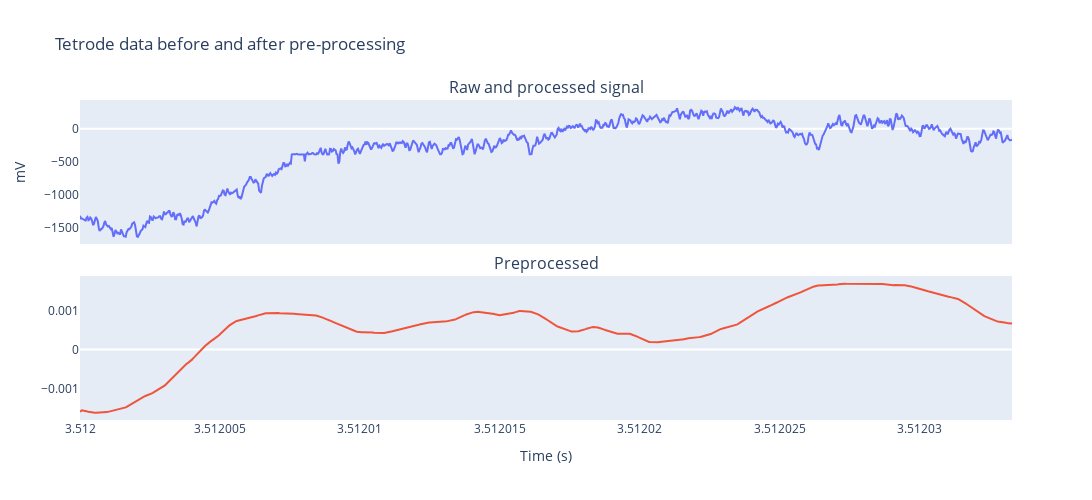

Notebook cell for this chart:
### Markdown cell above
**Plot preprocessing results**<br>
*The plot shows the first channel of the signal before and after preprocessing. Also the head direction vs. speed  <br> 
and the position of the animal during that period.*

### Code cell
vs.processed_plot(dataset.tetrode_timestamps[start_point:end_point],
                  dataset.raw_signal[start_point:end_point,1],                   
                  dataset.processed_data[0][start_point:end_point,1], 
                  convert_ms = True,
                  is_save=is_save_images,
                  load_code=load_code,
                  save_path = '{0}tetrode_processed.svg'.format(image_save_dir))

### Figure 1 — Plotly figure (JSON) as saved in the notebook; plotly's stock layout.template omitted (floating-point values rounded to 4 significant figures; data arrays with more than 128 entries replaced by an {"elided": "..."} marker saying what was removed)
{"data": [{"showlegend": false, "type": "scatter", "x": {"elided": "1000 float values"}, "xaxis": "x", "y": {"elided": "1000 int values"}, "yaxis": "y"}, {"showlegend": false, "type": "scatter", "x": {"elided": "1000 float values"}, "xaxis": "x2", "y": {"elided": "1000 float values"}, "yaxis": "y2"}], "layout": {"annotations": [{"font": {"size": 16}, "showarrow": false, "text": "Raw and processed signal", "x": 0.5, "xanchor": "center", "xref": "paper", "y": 1, "yanchor": "bottom", "yref": "paper"}, {"font": {"size": 16}, "showarrow": false, "text": "Preprocessed", "x": 0.5, "xanchor": "center", "xref": "paper", "y": 0.45, "yanchor": "bottom", "yref": "paper"}], "coloraxis": {"showscale": false}, "height": 500, "title": {"text": "Tetrode data before and after pre-processing"}, "width": 1400, "xaxis": {"anchor": "y", "domain": [0, 1], "showgrid": false, "showticklabels": false}, "xaxis2": {"anchor": "y2", "domain": [0, 1], "showgrid": false, "showticklabels": true, "title": {"text": "Time (s)"}}, "yaxis": {"anchor": "x", "domain": [0.55, 1], "showgrid": false, "title": {"text": "mV"}}, "yaxis2": {"anchor": "x2", "domain": [0, 0.45], "showgrid": false, "title": {"text": ""}}}}
